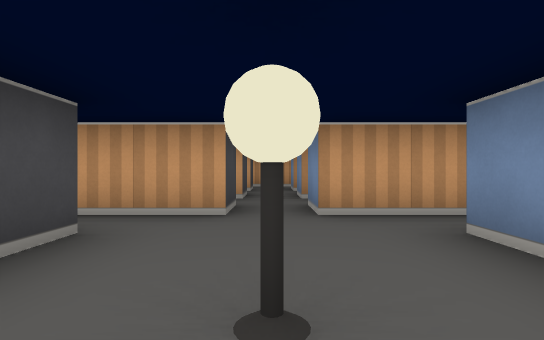
View 1 (above)

19 first-person views from a walk through a cub3D maze. The camera is about half as high as the walls, looks level and sees 80° across. The floor is counted in squares. Each view is taken from the middle of a square. On the plan, view 1 faces up. The plan holds only what a view shows up to about 9 squares ahead; the rest is blank.

View 2
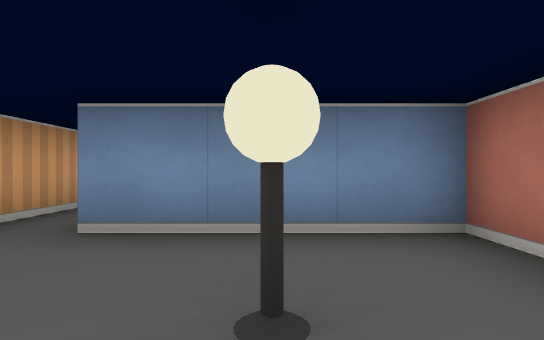

View 3
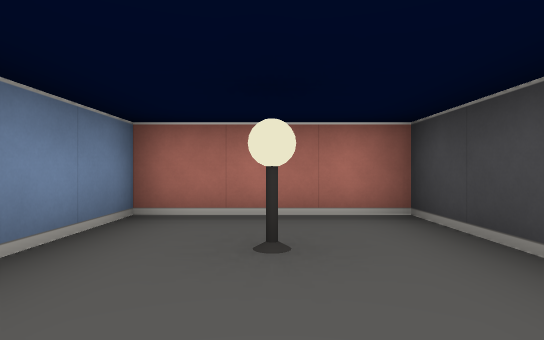

View 4
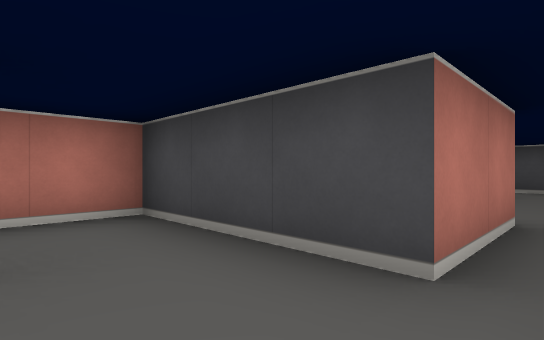

View 5
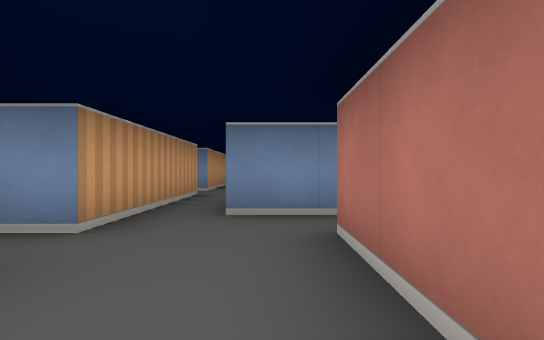

View 6
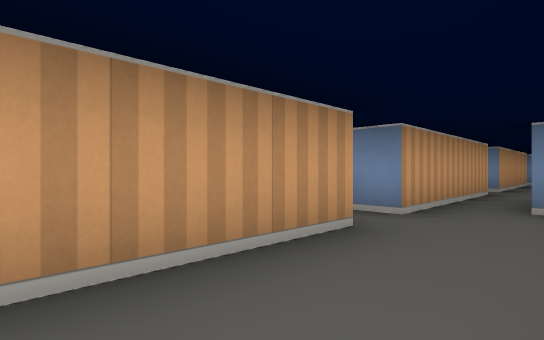

View 7
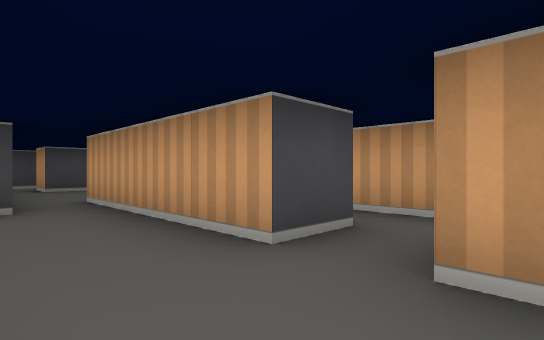

View 8
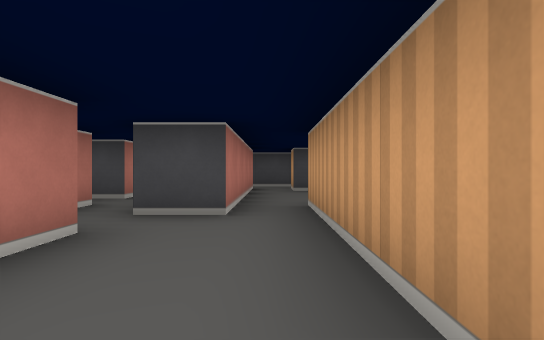

View 9
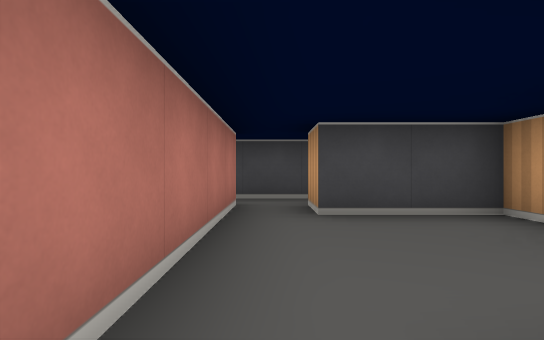

View 10
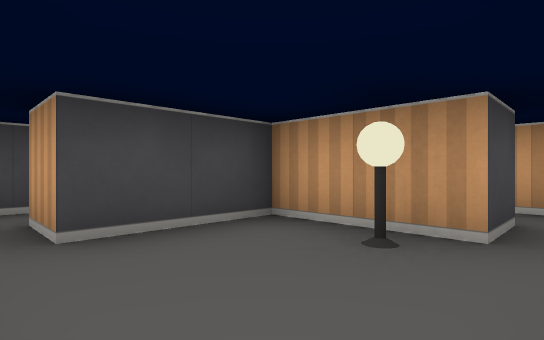

View 11
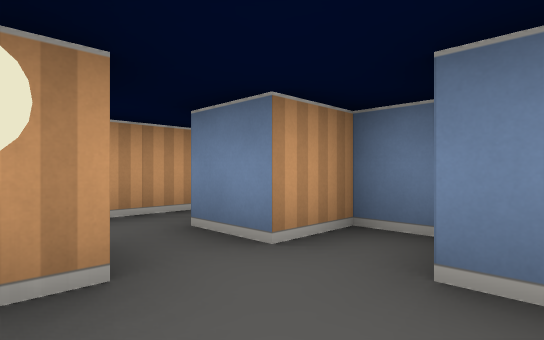

View 12
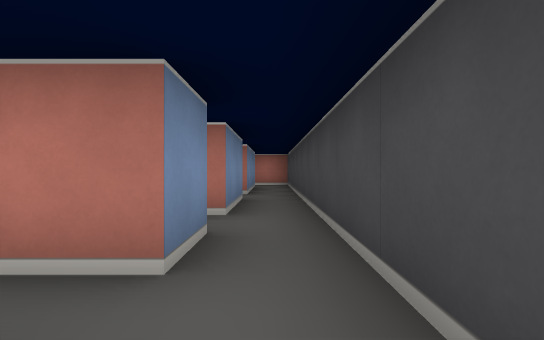

View 13
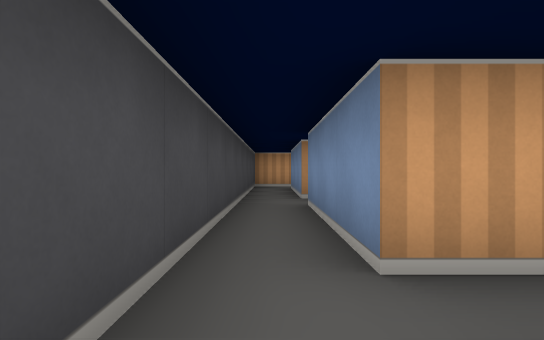

View 14
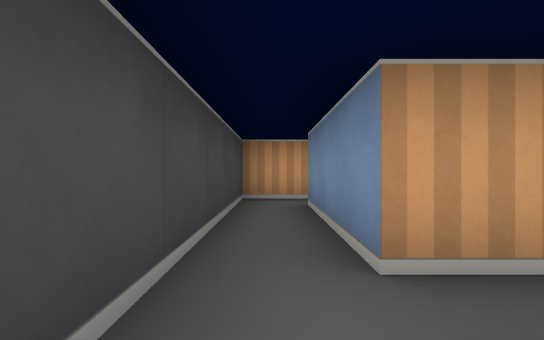

View 15
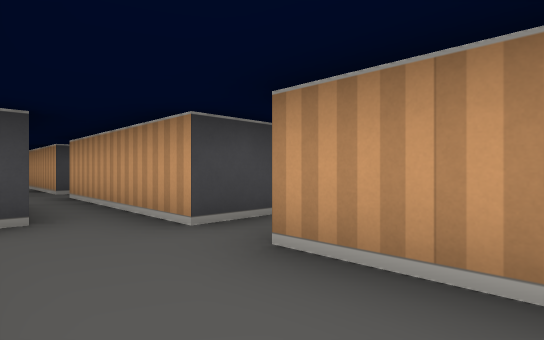

View 16
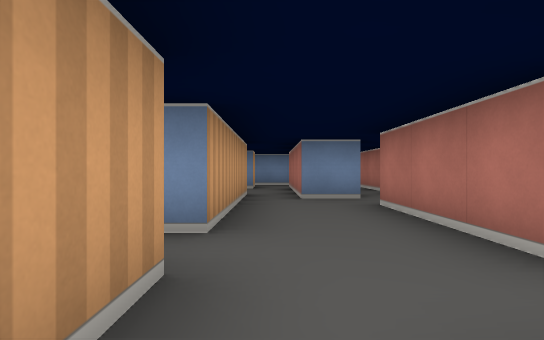

View 17
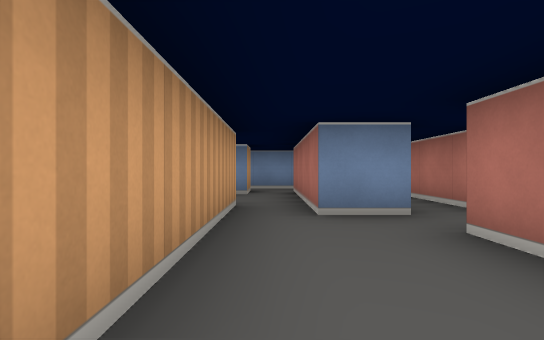

View 18
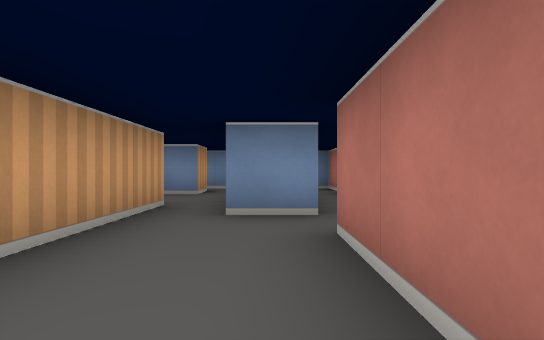

View 19
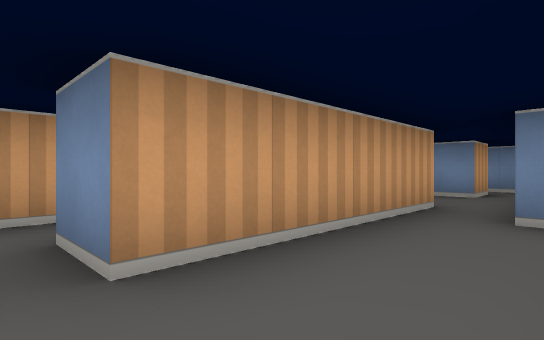

### Floor plan
Ten units are one square. View 1 is at (0, 0); x grows to the right and y downward. Boxes are objects, and circles mark ways between rooms. Rooms are numbered by the first view taken in them; rooms with no view inside come last. Other rooms are left out.
<svg viewBox="-150 -120 290 130">
<path fill="none" stroke="#000" d="M-5 -45 -5 -35 -35 -35M-35 -25 -15 -25 -15 5 15 5 15 -25M35 -35 5 -35 5 -45M-55 -45 -55 -35 -95 -35M-75 -15 -45 -15M-35 -35 -45 -35 -45 -41M-35 -12 -35 -25M-95 -25 -85 -25 -85 -15M-105 -65 -105 -55 -125 -55 -125 -35 -135 -35M-85 -48 -85 -55 -95 -55 -95 -65M-135 -25 -95 -25M-89 -75 -108 -75M-5 -82 -5 -78M5 -76 5 -85M-126 -75 -135 -75 -135 -105M-135 -35 -135 -65M-134 -115 -145 -115 -145 -25M-135 -15 -135 -25M-145 -25 -145 -5M91 -5 135 -5 135 -9M85 -14 85 -25 95 -25M95 -35 55 -35M48 -15 75 -15M55 -35 55 -45M45 -45 45 -35 35 -35M95 -25 124 -25M125 -35 115 -35 115 -42"/>
<rect x="-5" y="-15" width="10" height="10" fill="#bbb"><title>lamp</title></rect>
<rect x="-115" y="-55" width="10" height="10" fill="#bbb"><title>lamp</title></rect>
<circle cx="-25" cy="-30" r="3" fill="#2a7"/>
<circle cx="25" cy="-30" r="3" fill="#2a7"/>
<circle cx="-90" cy="-30" r="3" fill="#2a7"/>
<circle cx="-90" cy="-10" r="3" fill="#2a7"/>
<circle cx="-100" cy="-60" r="3" fill="#2a7"/>
<circle cx="-130" cy="-30" r="3" fill="#2a7"/>
<circle cx="-140" cy="-20" r="3" fill="#2a7"/>
<circle cx="65" cy="-25" r="3" fill="#2a7"/>
<circle cx="90" cy="-30" r="3" fill="#2a7"/>
<text x="0" y="-20">1</text>
<text x="-60" y="-30">2</text>
<text x="-110" y="-40">3</text>
<text x="-60" y="-70">4</text>
<text x="-120" y="-10">5</text>
<text x="90" y="-10">6</text>
<text x="50" y="-30">7</text>
<text x="110" y="-30">8</text>
</svg>
Room 1 opens to room 2. Room 1 opens to room 7. Room 2 opens to room 3. Room 2 opens to room 5. Room 3 opens to room 4. Room 4 opens to room 5. Room 6 opens to room 7. Room 6 opens to room 8.

Where each view was taken, in squares from view 1:
view 1: 0 up, 0 right, facing up
view 2: 1 up, 1 left, facing right
view 3: 3 up, 0 right, facing down
view 4: 3 up, 0 right, facing down-left
view 5: 2 up, 7 left, facing right
view 6: 2 up, 8 left, facing up-right
view 7: 2 up, 4 left, facing up-left
view 8: 3 up, 5 left, facing left
view 9: 3 up, 9 left, facing left
view 10: 3 up, 10 left, facing up-left
view 11: 4 up, 11 left, facing up-right
view 12: 4 up, 14 left, facing down
view 13: 2 up, 14 left, facing up
view 14: 6 up, 14 left, facing up
view 15: 2 up, 7 right, facing up-left
view 16: 3 up, 3 right, facing right
view 17: 3 up, 5 right, facing right
view 18: 2 up, 5 right, facing right
view 19: 2 up, 5 right, facing up-right
